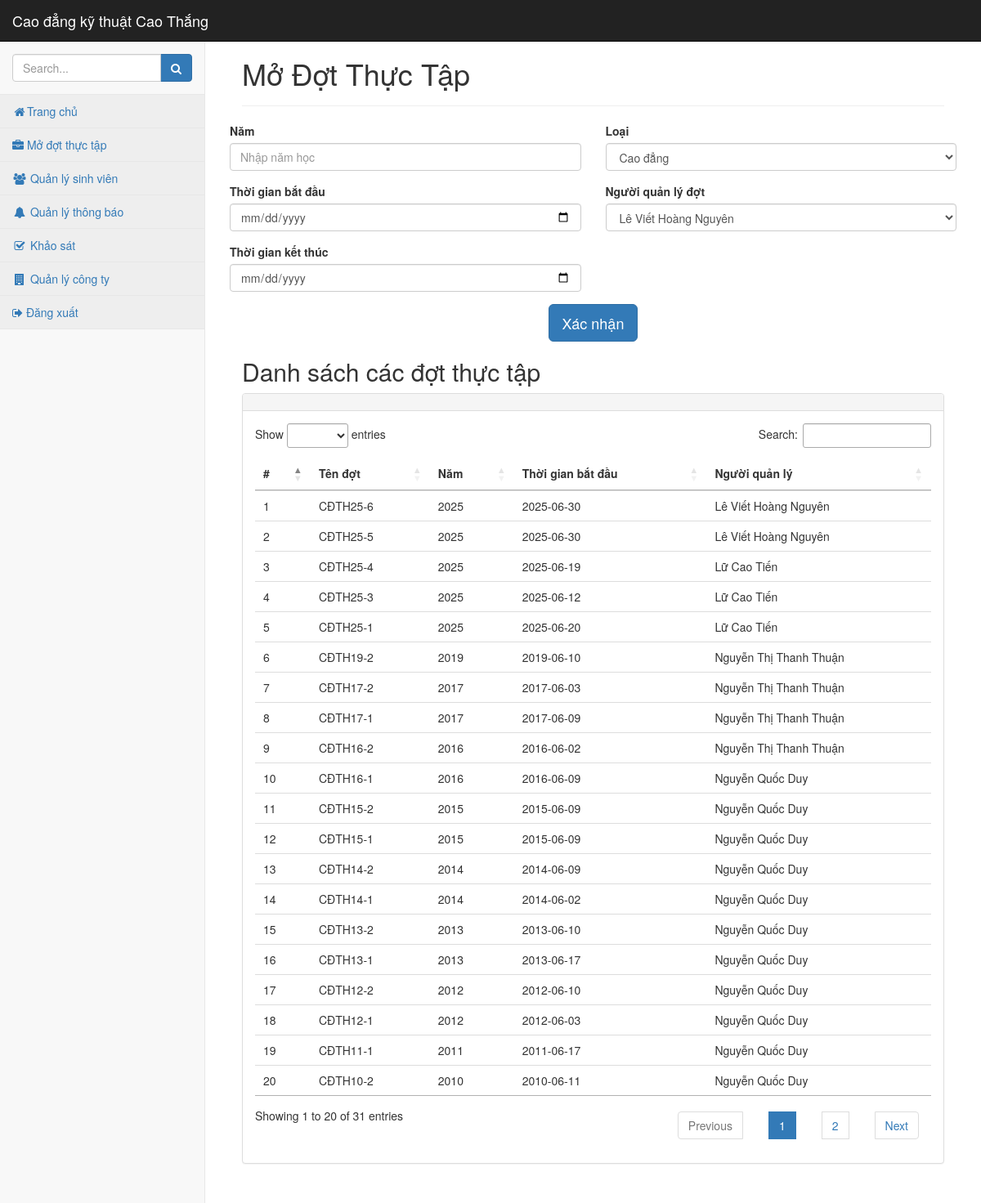
The app's page /pages/canbo/modotthuctap.php with its own data.
### tables this page shows
CREATE TABLE `dotthuctap` (
  `ID` int(11) NOT NULL,
  `TenDot` varchar(50) DEFAULT NULL,
  `Nam` varchar(5) DEFAULT NULL,
  `Loai` varchar(25) DEFAULT NULL,
  `NguoiQuanLy` varchar(255) DEFAULT NULL,
  `ThoiGianBatDau` date DEFAULT NULL,
  `ThoiGianKetThuc` date DEFAULT NULL,
  `TenNguoiMoDot` varchar(255) DEFAULT NULL,
  `TrangThai` tinyint(4) DEFAULT NULL
);

### pages/canbo/modotthuctap.php (the view, shortened to what this page needs)
<?php
require_once $_SERVER['DOCUMENT_ROOT'] . "/datn/template/config.php";
function getAllInternships($conn)
{
    $stmt = $conn->prepare("SELECT ID,TenDot,Nam,Loai,NguoiQuanLy,ThoiGianBatDau,ThoiGianKetThuc,TenNguoiMoDot,TrangThai FROM DOTTHUCTAP where TrangThai !=-1 ORDER BY ID DESC");
    $stmt->execute();
    return $stmt->fetchAll();
}
$danhSachDotThucTap = getAllInternships($conn);
$canbokhoa = $conn->query("SELECT ID_TaiKhoan,Ten FROM canbokhoa where TrangThai=1")->fetchAll();
?>
<!DOCTYPE html>
<html lang="vi">
<head>
    <?php
    require_once $_SERVER['DOCUMENT_ROOT'] . "/datn/template/head.php";
    ?>
</head>
<body>
    <div id="wrapper">
        <?php
        require_once $_SERVER['DOCUMENT_ROOT'] . "/datn/template/slidebar_CanBo.php";
        ?>
        <div id="page-wrapper">
            <div class="container-fluid">
                <div class="page-header">
                    <h1>
                        Mở Đợt Thực Tập
                    </h1>
                </div>
                <div class="row">
                    <div class="form-container">
                        <form id="FormMoDot" method="post">
                            <div class="row mb-3">
                                <div class="col-lg-6">
                                    <div class="form-group">
                                        <div class="form-group">
                                            <label>Năm</label>
                                            <input class="form-control" id="namhoc" name="namhoc" type="number"
                                                min="1000" max="9999" placeholder="Nhập năm học">
                                        </div>
                                        <div class="form-group">
                                            <label>Thời gian bắt đầu</label>
                                            <?php $NgayMai = date('Y-m-d', strtotime('+1 day')); ?>
                                            <input class="form-control" id="thoigianbatdau" name="thoigianbatdau"
                                                type="date" min="<?= $NgayMai ?>" placeholder="Chọn thời gian bắt đầu">
                                        </div>
                                        <div class="form-group">
                                            <label>Thời gian kết thúc</label>
                                            <input class="form-control" id="thoigianketthuc" name="thoigianketthuc"
                                                type="date" placeholder="Chọn thời gian kết thúc">
                                        </div>
                                    </div>
                                </div>
                                <div class="col-lg-6">
                                    <div class="form-group">
                                        <label>Loại</label>
                                        <select id="loai" name="loai" class="form-control">
                                            <option value="Cao đẳng">Cao đẳng</option>
                                        </select>
                                    </div>
                                    <div class="form-group">
                                        <label>Người quản lý đợt</label>
                                        <select id="nguoiquanly" name="nguoiquanly" class="form-control">
                                            <?php foreach ($canbokhoa as $cb): ?>
                                                <option value="<?= $cb['Ten'] ?>"><?= htmlspecialchars($cb['Ten']) ?>
                                                </option>
                                            <?php endforeach; ?>
                                        </select>
                                    </div>
                                </div>
                            </div>
                            <div class="row">
                                <div class="col-md-offset text-center">
                                    <button type="submit" class="btn btn-primary btn-lg mt-3">Xác nhận</button>
                                </div>
                            </div>
                    </div>
                </div>
                <div id="containerDotThucTap" class="mt-3">
                    <h2>Danh sách các đợt thực tập</h2>
                    <div class="row">
                        <div class="col-lg-12">
                            <div class="panel panel-default">
                                <div class="panel-heading">
                                </div>
                                <div class="panel-body">
                                    <div class="table-responsive">
                                        <table class="table" id="TableDotTT">
                                            <thead>
                                                <tr>
                                                    <th>#</th>
                                                    <th>Tên đợt</th>
                                                    <th>Năm</th>
                                                    <th>Thời gian bắt đầu</th>
                                                    <th>Người quản lý</th>
                                                </tr>
                                            </thead>
                                            <tbody>
                                                <?php $i = 1;
                                                foreach ($danhSachDotThucTap as $dot): ?>
                                                    <?php $link = 'pages/canbo/chitietdot?id=' . urlencode($dot['ID']); ?>
                                                    <tr onclick="window.location='<?= $link ?>';" style="cursor: pointer;">
                                                        <td><?= $i++ ?></td>
                                                        <td><?= htmlspecialchars($dot['TenDot']) ?></td>
                                                        <td><?= htmlspecialchars($dot['Nam']) ?></td>
                                                        <td><?= htmlspecialchars($dot['ThoiGianBatDau']) ?></td>
                                                        <td><?= htmlspecialchars($dot['NguoiQuanLy']) ?></td>
                                                    </tr>
                                                <?php endforeach; ?>
                                            </tbody>
                                        </table>
                                    </div>
                                </div>
                            </div>
                        </div>
                    </div>
                </div>
            </div>
        </div>
    </div>
</body>
</html>

### template/head.php (shortened to what this page needs)
<link href="access/css/bootstrap.min.css" rel="stylesheet">
<link href="access/css/startmin.css" rel="stylesheet">
<link href="access/css/font-awesome.min.css" rel="stylesheet">
<link href="access/css/dataTables/dataTables.bootstrap.css" rel="stylesheet">
<link rel="stylesheet" href="https://cdn.datatables.net/1.13.6/css/jquery.dataTables.min.css">

### template/slidebar_CanBo.php
<nav class="navbar navbar-inverse navbar-fixed-top" role="navigation">
            <div class="navbar-header">
                <a class="navbar-brand" href="index.html">Cao đẳng kỹ thuật Cao Thắng</a>
            </div>
            <aside class="sidebar navbar-default" role="navigation">
                <div class="sidebar-nav navbar-collapse">
                    <ul class="nav" id="side-menu">
                        <li class="sidebar-search">
                            <div class="input-group custom-search-form">
                                <input type="text" class="form-control" placeholder="Search...">
                                <span class="input-group-btn">
                                    <button class="btn btn-primary" type="button">
                                        <i class="fa fa-search"></i>
                                    </button>
                                </span>
                            </div>
                        </li>
                        <li>
                            <a href="pages/canbo/trangchu" class="active"><i class="fa fa-home fa-fw"></i>Trang chủ</a>
                        </li>
                        <li>
                            <a href="pages/canbo/modotthuctap" class="active"><i class="fa fa-briefcase"></i> Mở đợt thực tập</a>
                        </li>
                        <li>
                            <a href="pages/canbo/quanlydanhsachsinhvien" class="active"><i class="fa fa-users fa-fw"></i> Quản lý sinh viên</a>
                        </li>
                        <li>
                            <a href="pages/canbo/quanlythongbao" class="active"><i class="fa fa-bell fa-fw"></i> Quản lý thông báo</a>
                        </li>
                        <li>
                            <a href="pages/canbo/khaosat" class="active"><i class="fa fa-check-square-o fa-fw"></i> Khảo sát</a>
                        </li>
                        <li>
                            <a href="pages/canbo/quanlycongty" class="active"><i class="fa fa-building fa-fw"></i> Quản lý công ty</a>
                        </li>
                        <li><a href="/datn/logout"class="active"><i class="fa fa-sign-out"></i> Đăng xuất</a></li>
                    </ul>
                </div>
            </aside>
        </nav>

### access/css/startmin.css (style rules this page uses)
body { background-color: #f8f8f8; }
#wrapper { width: 100%; }
#page-wrapper { padding-top: 30px; min-height: 568px; background-color: #fff; }
@media (min-width:768px) { #page-wrapper { position: inherit; margin-left: 250px; padding: 30px 15px 0 15px; border-left: 1px solid #e7e7e7; } }
.navbar-header { float: left; }
.sidebar .sidebar-nav.navbar-collapse { padding-right: 0; padding-left: 0; }
.sidebar .sidebar-search { padding: 15px; }
.sidebar ul li { border-bottom: 1px solid #e7e7e7; }
.sidebar ul li a.active { background-color: #eee; }
@media (min-width:768px) { .sidebar { z-index: 1; position: absolute; width: 250px; margin-top: 51px; } }
table.dataTable thead .sorting, table.dataTable thead .sorting_asc, table.dataTable thead .sorting_desc, table.dataTable thead .sorting_asc_disabled, table.dataTable thead .sorting_desc_disabled { background: 0 0; }
table.dataTable thead .sorting_asc:after { content: "\f0de"; float: right; font-family: fontawesome; }
table.dataTable thead .sorting:after { content: "\f0dc"; float: right; font-family: fontawesome; color: rgba(50,50,50,.5); }

### template/head.php (style rules this page uses)
#page-wrapper { padding: 30px; min-height: 100vh; box-sizing: border-box; max-height: 100%; }

### records on screen
dotthuctap: TenDot "CĐTH25-6", Nam "2025", ThoiGianBatDau "2025-06-30", NguoiQuanLy "Lê Viết Hoàng Nguyên"
dotthuctap: TenDot "CĐTH25-5", Nam "2025", ThoiGianBatDau "2025-06-30", NguoiQuanLy "Lê Viết Hoàng Nguyên"
dotthuctap: TenDot "CĐTH25-4", Nam "2025", ThoiGianBatDau "2025-06-19", NguoiQuanLy "Lữ Cao Tiến"
dotthuctap: TenDot "CĐTH25-3", Nam "2025", ThoiGianBatDau "2025-06-12", NguoiQuanLy "Lữ Cao Tiến"
dotthuctap: TenDot "CĐTH25-1", Nam "2025", ThoiGianBatDau "2025-06-20", NguoiQuanLy "Lữ Cao Tiến"
dotthuctap: TenDot "CĐTH19-2", Nam "2019", ThoiGianBatDau "2019-06-10", NguoiQuanLy "Nguyễn Thị Thanh Thuận"
dotthuctap: TenDot "CĐTH17-2", Nam "2017", ThoiGianBatDau "2017-06-03", NguoiQuanLy "Nguyễn Thị Thanh Thuận"
dotthuctap: TenDot "CĐTH17-1", Nam "2017", ThoiGianBatDau "2017-06-09", NguoiQuanLy "Nguyễn Thị Thanh Thuận"
dotthuctap: TenDot "CĐTH16-2", Nam "2016", ThoiGianBatDau "2016-06-02", NguoiQuanLy "Nguyễn Thị Thanh Thuận"
dotthuctap: TenDot "CĐTH16-1", Nam "2016", ThoiGianBatDau "2016-06-09", NguoiQuanLy "Nguyễn Quốc Duy"
dotthuctap: TenDot "CĐTH15-2", Nam "2015", ThoiGianBatDau "2015-06-09", NguoiQuanLy "Nguyễn Quốc Duy"
dotthuctap: TenDot "CĐTH15-1", Nam "2015", ThoiGianBatDau "2015-06-09", NguoiQuanLy "Nguyễn Quốc Duy"
dotthuctap: TenDot "CĐTH14-2", Nam "2014", ThoiGianBatDau "2014-06-09", NguoiQuanLy "Nguyễn Quốc Duy"
dotthuctap: TenDot "CĐTH14-1", Nam "2014", ThoiGianBatDau "2014-06-02", NguoiQuanLy "Nguyễn Quốc Duy"
dotthuctap: TenDot "CĐTH13-2", Nam "2013", ThoiGianBatDau "2013-06-10", NguoiQuanLy "Nguyễn Quốc Duy"
dotthuctap: TenDot "CĐTH13-1", Nam "2013", ThoiGianBatDau "2013-06-17", NguoiQuanLy "Nguyễn Quốc Duy"
dotthuctap: TenDot "CĐTH12-2", Nam "2012", ThoiGianBatDau "2012-06-10", NguoiQuanLy "Nguyễn Quốc Duy"
dotthuctap: TenDot "CĐTH12-1", Nam "2012", ThoiGianBatDau "2012-06-03", NguoiQuanLy "Nguyễn Quốc Duy"
dotthuctap: TenDot "CĐTH11-1", Nam "2011", ThoiGianBatDau "2011-06-17", NguoiQuanLy "Nguyễn Quốc Duy"
dotthuctap: TenDot "CĐTH10-2", Nam "2010", ThoiGianBatDau "2010-06-11", NguoiQuanLy "Nguyễn Quốc Duy"

### other values on screen
form field nguoiquanly "Lê Viết Hoàng Nguyên"
